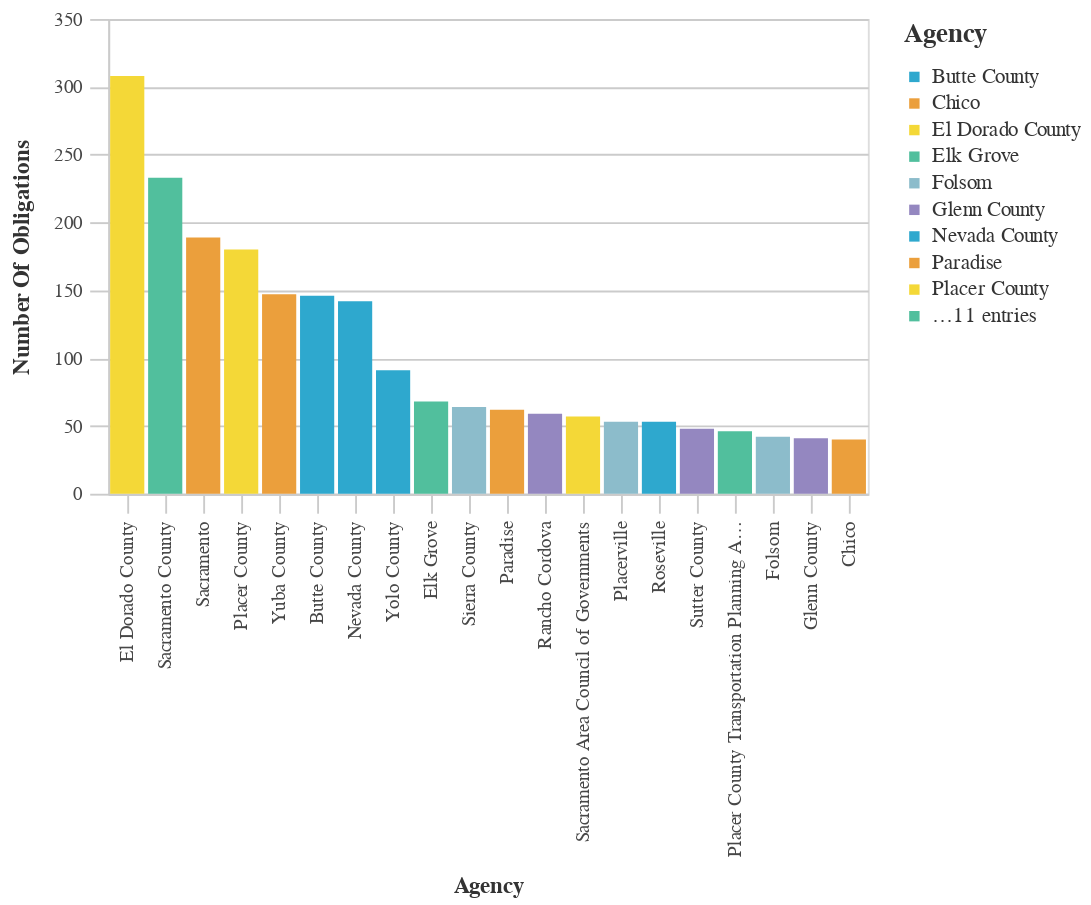

The code cell stored with this chart in its notebook:
### Code cell
#Bar chart Agencies With The Most Obligations
chart_df = (df_top>>filter(_.variable=='primary_agency_name')).rename(columns={"value":"Agency",
                                 "count":"Number of Obligations"})
chart2 = (_dla_utils_reports.basic_bar_chart_no_save(chart_df, 'Agency', 'Number of Obligations', 'Agency', district))
    
display(HTML("<h4><strong>Agencies With The Most Obligations</strong></h4>"))
chart2

### Figure 1 — Vega-Lite specification as saved in the notebook (floating-point values rounded to 4 significant figures)
{"config": {"view": {"continuousWidth": 400, "continuousHeight": 300}, "axis": {"domainColor": "#cbcbcb", "grid": true, "gridColor": "#cbcbcb", "gridWidth": 1, "labelColor": "#474747", "labelFont": "Nunito Sans", "labelFontSize": 10, "labelPadding": 4, "tickColor": "#cbcbcb", "tickSize": 10, "titleColor": "#333", "titleFont": "Raleway", "titleFontSize": 12, "titlePadding": 10}, "axisBand": {"grid": false}, "background": "white", "font": "Raleway", "header": {"labelFont": "Nunito Sans", "titleFont": "Raleway"}, "legend": {"labelColor": "#333", "labelFont": "Nunito Sans", "labelFontSize": 11, "labelLimit": 0, "padding": 1, "symbolSize": 30, "symbolType": "square", "titleColor": "#333", "titleFont": "Raleway", "titleFontSize": 14, "titlePadding": 10}, "title": {"anchor": "middle", "font": "Raleway", "fontSize": 18, "fontWeight": 300, "offset": 20}}, "data": {"name": "data-173fadd0cbb791f9828f47b47ef33964"}, "mark": "bar", "encoding": {"color": {"field": "Agency", "legend": {"symbolLimit": 10, "title": "Agency"}, "scale": {"range": ["#2EA8CE", "#EB9F3C", "#F4D837", "#51BF9D", "#8CBCCB", "#9487C0"]}, "type": "nominal"}, "tooltip": [{"field": "Agency", "type": "nominal"}, {"field": "Number of Obligations", "type": "quantitative"}], "x": {"field": "Agency", "sort": "-y", "title": "Agency", "type": "nominal"}, "y": {"field": "Number of Obligations", "title": "Number Of Obligations", "type": "quantitative"}}, "height": 250, "width": 400, "$schema": "https://vega.github.io/schema/vega-lite/v4.17.0.json", "datasets": {"data-173fadd0cbb791f9828f47b47ef33964": [{"Agency": "El Dorado County", "Number of Obligations": 308, "variable": "primary_agency_name"}, {"Agency": "Sacramento County", "Number of Obligations": 233, "variable": "primary_agency_name"}, {"Agency": "Sacramento", "Number of Obligations": 189, "variable": "primary_agency_name"}, {"Agency": "Placer County", "Number of Obligations": 180, "variable": "primary_agency_name"}, {"Agency": "Yuba County", "Number of Obligations": 147, "variable": "primary_agency_name"}, {"Agency": "Butte County", "Number of Obligations": 146, "variable": "primary_agency_name"}, {"Agency": "Nevada County", "Number of Obligations": 142, "variable": "primary_agency_name"}, {"Agency": "Yolo County", "Number of Obligations": 91, "variable": "primary_agency_name"}, {"Agency": "Elk Grove", "Number of Obligations": 68, "variable": "primary_agency_name"}, {"Agency": "Sierra County", "Number of Obligations": 64, "variable": "primary_agency_name"}, {"Agency": "Paradise", "Number of Obligations": 62, "variable": "primary_agency_name"}, {"Agency": "Rancho Cordova", "Number of Obligations": 59, "variable": "primary_agency_name"}, {"Agency": "Sacramento Area Council of Governments", "Number of Obligations": 57, "variable": "primary_agency_name"}, {"Agency": "Placerville", "Number of Obligations": 53, "variable": "primary_agency_name"}, {"Agency": "Roseville", "Number of Obligations": 53, "variable": "primary_agency_name"}, {"Agency": "Sutter County", "Number of Obligations": 48, "variable": "primary_agency_name"}, {"Agency": "Placer County Transportation Planning Agency", "Number of Obligations": 46, "variable": "primary_agency_name"}, {"Agency": "Folsom", "Number of Obligations": 42, "variable": "primary_agency_name"}, {"Agency": "Glenn County", "Number of Obligations": 41, "variable": "primary_agency_name"}, {"Agency": "Chico", "Number of Obligations": 40, "variable": "primary_agency_name"}]}}
